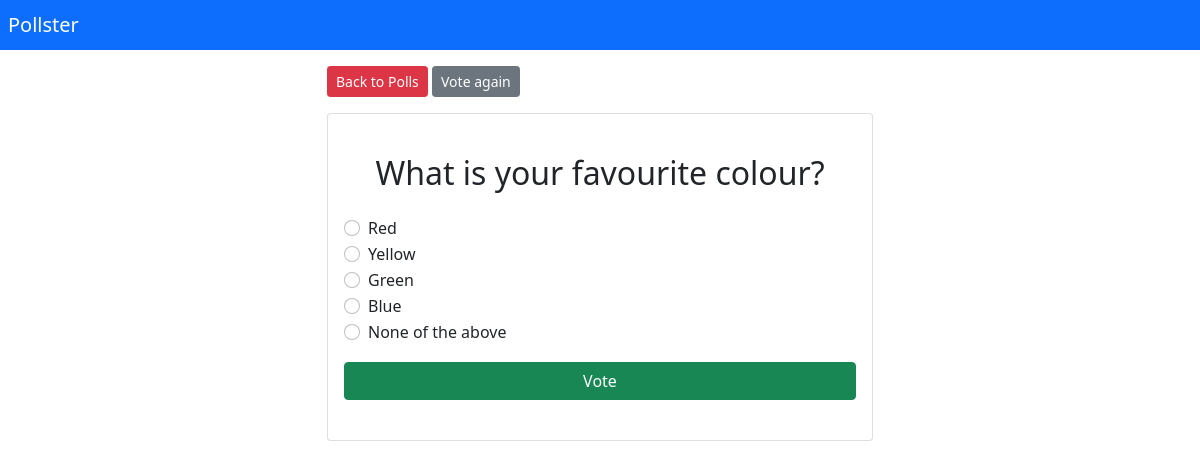
/polls/2, run on the app's committed database.
### polls/models.py (models this page shows, shortened)
class Question(models.Model):
    question_title=models.CharField(max_length=200)
    pub_date=models.DateTimeField(auto_now_add=True)

class Choice(models.Model):
    question = models.ForeignKey(Question,on_delete=models.CASCADE)
    choice_title=models.CharField(max_length=200)
    votes=models.IntegerField(default=0)
    def __str__(self):
        return self.choice_title

### polls/views.py (the view)
# urls.py: path('polls/<int:question_id>',polls_views.detail,name="detail_question"),
def detail(request,question_id):
    try:
        question=Question.objects.get(pk=question_id)
        choices=question.choice_set.all()
        context={'question':question,'choices':choices} # even if we pass just question thats enought
    except Question.DoesNotExist:
        raise Http404("Question Does Not Exist")
    return render(request,'polls/detail.html',context)

### polls/templates/polls/detail.html (shortened to what this page needs)
{% extends 'polls/base.html' %}
{% block content %}
<a href="{% url 'list'%}" class="btn btn-danger mb-3 mt-3 btn-sm">Back to Polls</a>
<a href="{% url 'detail_question' question.pk %}" class="btn btn-secondary mb-3 mt-3 btn-sm">Vote again</a>
<div class="card py-2">
    <div class="card-body">
        <h2 class="py-3"><center>{{question.question_title}}</center></h2>
        <form method="POST" action="{% url 'vote_question' question.pk %}" >
        {% for choice in choices %}
        <div class="form-check">
            <input class="form-check-input" name="choice" type="radio" value="{{choice.pk}}" id="choice {{ forloop.counter }}">
            <label class="form-check-label" for="choice{{forloop.counter}}" >
                {{choice}}
            </label>
         </div>
        {% endfor %}
        <div class="d-grid gap-2 py-3">
        <input type="submit" value="Vote" class="btn btn-success"/>
        </div>
    </form>
</div>
</div>
{% endblock %}

### data on the page
Question: question_title "What is your favourite colour?"
Choice: choice_title "Red"
Choice: choice_title "Yellow"
Choice: choice_title "Green"
Choice: choice_title "Blue"
Choice: choice_title "None of the above"
